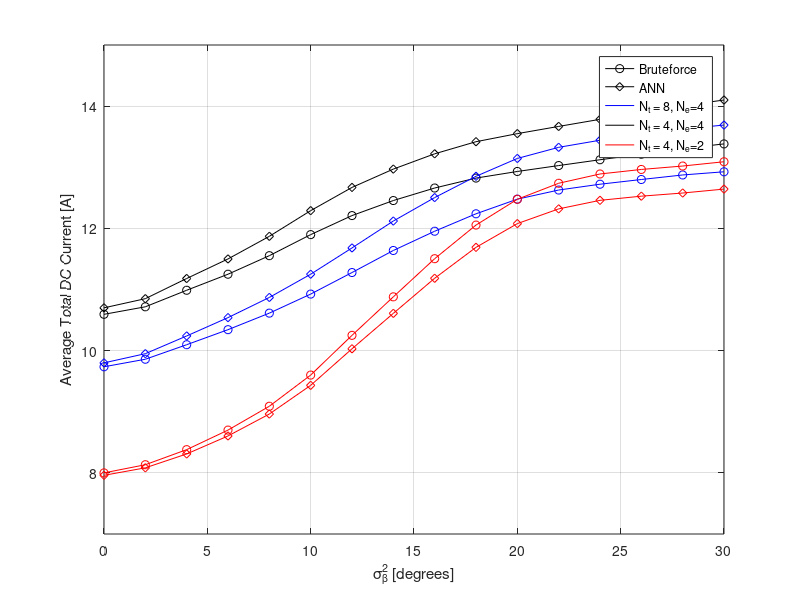

The MATLAB script that drew this image:
clear; clc; close all;

ANN_8_4 = cell2mat(struct2cell(load('Data Sets/ANN_Nt8_Ne4.mat'))); 
ANN_4_4 = cell2mat(struct2cell(load('Data Sets/ANN_Nt4_Ne4.mat')));
ANN_4_2 = cell2mat(struct2cell(load('Data Sets/ANN_Nt4_Ne2.mat'))); 

BF_8_4 = cell2mat(struct2cell(load('Data Sets/Bruteforce_Nt8_Ne4.mat'))); 
BF_4_4 = cell2mat(struct2cell(load('Data Sets/Bruteforce_Nt4_Ne4.mat')));
BF_4_2 = cell2mat(struct2cell(load('Data Sets/Bruteforce_Nt4_Ne2.mat'))); 

figure(1);
plot(-1,-1,'ko-');
hold on
plot(-1,-1,'kd-');
hold on
plot(-1,-1,'b-');
hold on
plot(-1,-1,'k-');
hold on
plot(-1,-1,'r-');
hold on

plot(0:2:30, BF_8_4,'bo-');
hold on;
plot(0:2:30, BF_4_4,'ko-');
hold on;
plot(0:2:30, BF_4_2,'ro-');
hold on;
plot(0:2:30, ANN_8_4,'bd-');
hold on;
plot(0:2:30, ANN_4_4,'kd-');
hold on;
plot(0:2:30, ANN_4_2,'rd-');
hold on;

grid on
xlabel('\sigma_{\beta}^2 [degrees]');
ylabel('Average Total DC Current [A]');
legend('Bruteforce','ANN', 'N_t = 8, N_e=4', 'N_t = 4, N_e=4', 'N_t = 4, N_e=2');
axis([0 30 7 15]);
